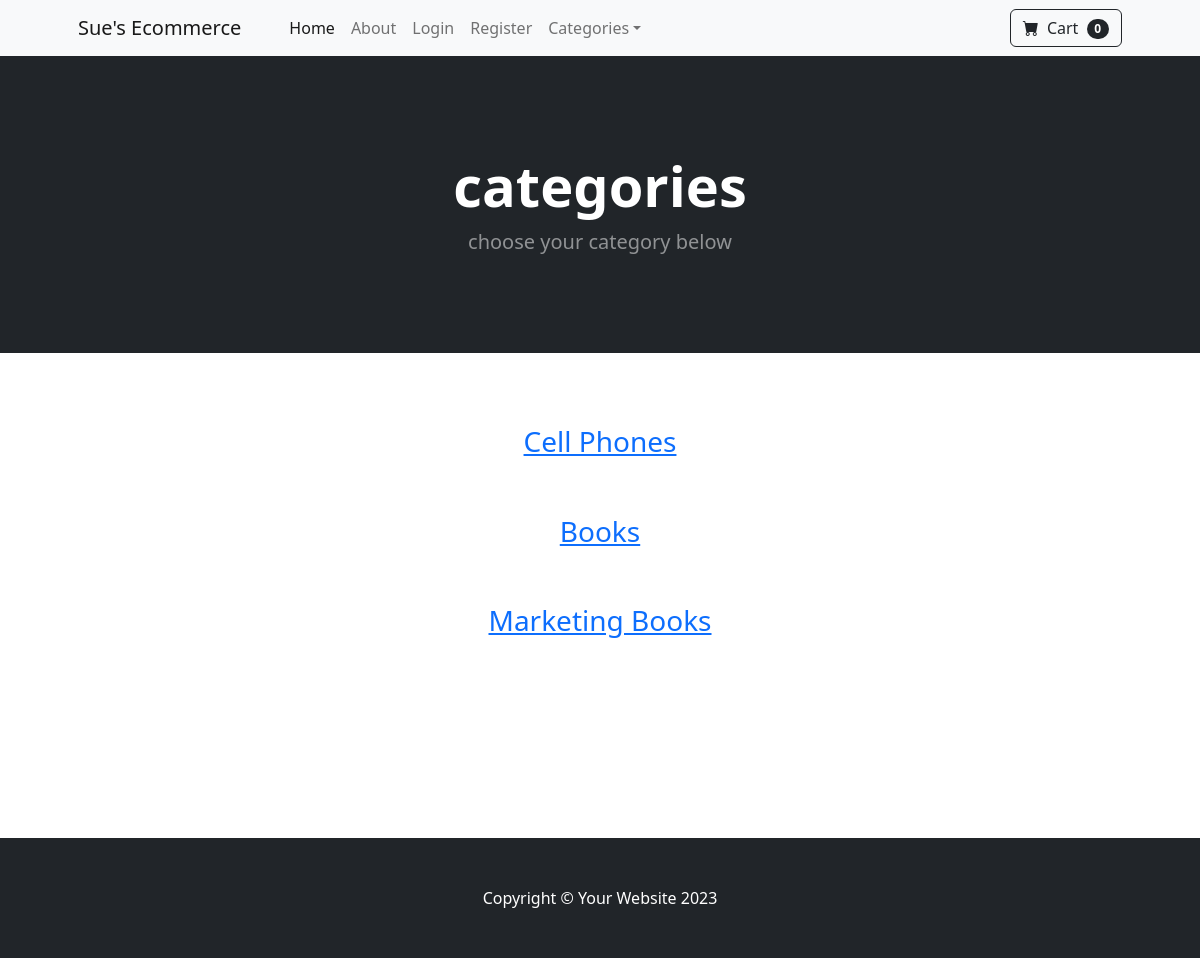
The app's page /category_summary with its own data.
### store/models.py (models this page shows)
class Category(models.Model):
    name = models.CharField(max_length=50)
    def __str__(self):
        return self.name
    class Meta:
        verbose_name_plural = "categories"

### store/views.py (the view)
# urls.py: path("category_summary", views.category_summary, name="category_summary"),
def category_summary(request):
    categories = Category.objects.all()
    return render(
        request,
        "category_summary.html",
        {"categories": categories},
    )

### cart/cart.py (called while the page is built)
    def __len__(self):
        return len(self.cart)

### cart/context_processors.py (called while the page is built)
def cart(request):
    return {"cart": Cart(request)}

### store/templates/category_summary.html
{% extends 'base.html'%}
{% block content %}
<header class="bg-dark py-5">
    <div class="container px-4 px-lg-5 my-5">
        <div class="text-center text-white">
            <h1 class="display-4 fw-bolder">categories</h1>
            <p class="lead fw-normal text-white-50 mb-0">choose your category below </p>
        </div>
    </div>
</header>
<div class="container">
    <div class="row">
        <center>
            <div class="col-8">
                <br/><br/>
                {% for category in categories %}
                <br/>
                <h3> <a class="category" href="{% url 'category' category %}"> {{category.name}} </a></h3>
                <br/>
                {% endfor %}
                <br/><br/>
                <br/><br/>
                <br/><br/>
                <br/>
            </div>
        </center>
    </div>
</div>
{% endblock %}

### records on screen
Category: name "Cell Phones"
Category: name "Books"
Category: name "Marketing Books"

### other values on screen
{{ cart|length }} "0"
